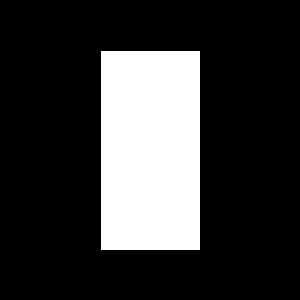
Frame 1 (no input)
Frame 60 (the mouse pressed at the canvas centre just before this capture): identical to frame 1, image omitted
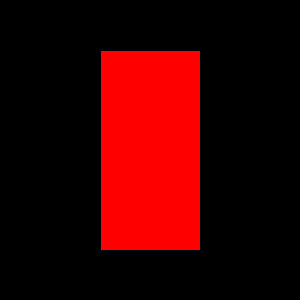
Frame 120 (the mouse held since frame 60 and released just before this capture)

The Processing sketch that drew these frames (run headless with seeded random() and noise(); from frame 60 on, the mouse is pressed at the canvas centre):

// Processing sketch: ex06_02
// ── ex06_02.pde
// 마우스가 사각형 안에 들어오면 사각형의 색상 변경

int x = 100, y = 50, w = 100, h = 200;

void setup() {
  size(300, 300);
}

void draw() {
  background(0);
  if (mouseX > x && mouseX < x+w && mouseY > y && mouseY < y+h) {
    fill(255, 0, 0);
  } else {
    fill(255, 255, 255);
  }
  rect(x, y, w, h);
}
